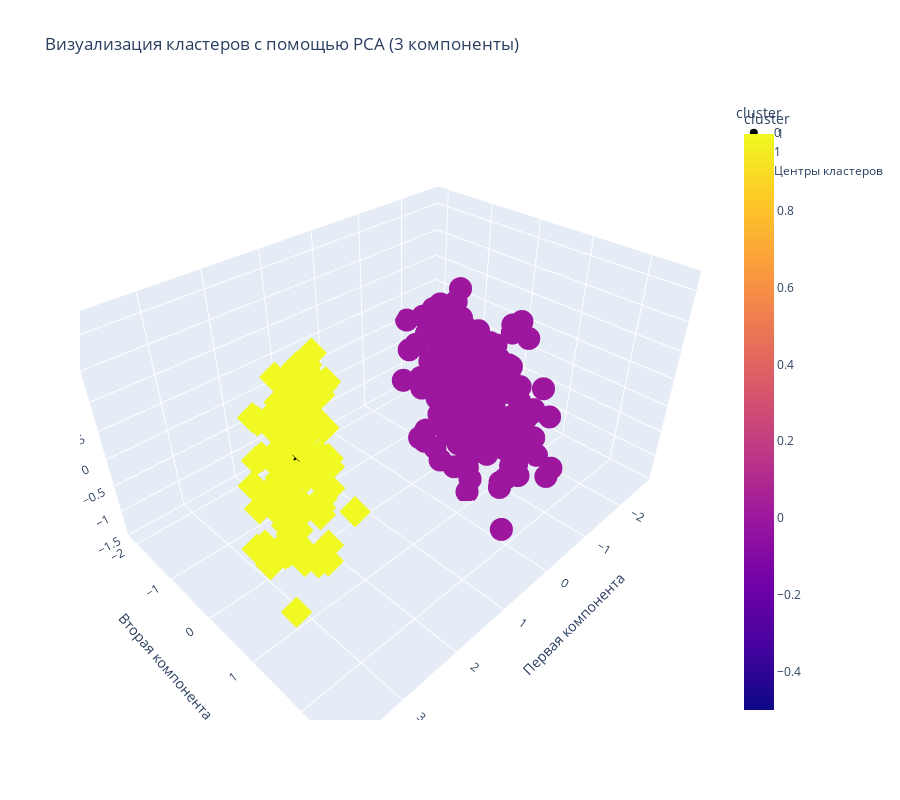

Notebook source saved alongside this figure:
### Code cell
features = ['culmen_length_mm', 'culmen_depth_mm', 'flipper_length_mm', 'body_mass_g']
X = train_df[features]
scaler = StandardScaler()
X_scaled = scaler.fit_transform(X)

best_kmeans = KMeans(n_clusters=2, init='random', max_iter=50, algorithm='lloyd', random_state=42)
train_df['cluster'] = best_kmeans.fit_predict(X_scaled)

pca = PCA(n_components=3)
X_pca = pca.fit_transform(X_scaled)
centers_pca = pca.transform(best_kmeans.cluster_centers_)

train_df[['PCA1', 'PCA2', 'PCA3']] = X_pca

fig = px.scatter_3d(train_df, x='PCA1', y='PCA2', z='PCA3', 
                    color='cluster', symbol='cluster',
                    title='Визуализация кластеров с помощью PCA (3 компоненты)',
                    labels={'PCA1': 'Первая компонента', 'PCA2': 'Вторая компонента', 'PCA3': 'Третья компонента'})


fig.add_trace(go.Scatter3d(x=centers_pca[:, 0], y=centers_pca[:, 1], z=centers_pca[:, 2],
                           mode='markers', marker=dict(size=3, color='black', symbol='x'),
                           name='Центры кластеров'))

fig.update_layout(height=800) 
fig.show()

### Figure 1 — Plotly figure (JSON) as saved in the notebook; plotly's stock layout.template omitted (floating-point values rounded to 4 significant figures; data arrays with more than 128 entries replaced by an {"elided": "..."} marker saying what was removed)
{"data": [{"hovertemplate": "cluster=%{marker.color}<br>Первая компонента=%{x}<br>Вторая компонента=%{y}<br>Третья компонента=%{z}<extra></extra>", "legendgroup": "0", "marker": {"color": {"elided": "213 int values"}, "coloraxis": "coloraxis", "symbol": "circle"}, "mode": "markers", "name": "0", "scene": "scene", "showlegend": true, "type": "scatter3d", "x": {"elided": "213 float values"}, "y": {"elided": "213 float values"}, "z": {"elided": "213 float values"}}, {"hovertemplate": "cluster=%{marker.color}<br>Первая компонента=%{x}<br>Вторая компонента=%{y}<br>Третья компонента=%{z}<extra></extra>", "legendgroup": "1", "marker": {"color": [1, 1, 1, 1, 1, 1, 1, 1, 1, 1, 1, 1, 1, 1, 1, 1, 1, 1, 1, 1, 1, 1, 1, 1, 1, 1, 1, 1, 1, 1, 1, 1, 1, 1, 1, 1, 1, 1, 1, 1, 1, 1, 1, 1, 1, 1, 1, 1, 1, 1, 1, 1, 1, 1, 1, 1, 1, 1, 1, 1, 1, 1, 1, 1, 1, 1, 1, 1, 1, 1, 1, 1, 1, 1, 1, 1, 1, 1, 1, 1, 1, 1, 1, 1, 1, 1, 1, 1, 1, 1, 1, 1, 1, 1, 1, 1, 1, 1, 1, 1, 1, 1, 1, 1, 1, 1, 1, 1, 1, 1, 1, 1, 1, 1, 1, 1, 1, 1, 1], "coloraxis": "coloraxis", "symbol": "diamond"}, "mode": "markers", "name": "1", "scene": "scene", "showlegend": true, "type": "scatter3d", "x": [1.591, 2.887, 1.549, 2.617, 2.231, 1.556, 1.453, 2.021, 1.167, 1.811, 1.283, 2.166, 1.665, 2.503, 1.035, 2.519, 0.9084, 3.084, 1.458, 2.455, 2.817, 1.75, 1.374, 1.619, 1.852, 1.779, 2.317, 1.569, 2.577, 2.229, 1.167, 1.455, 3.783, 2.33, 2.137, 1.588, 1.457, 1.109, 1.756, 0.7069, 2.709, 1.245, 1.893, 2.578, 1.761, 1.152, 2.599, 1.963, 1.699, 1.627, 2.525, 1.154, 2.476, 1.901, 1.798, 0.997, 1.887, 0.9274, 2.775, 1.074, 2.212, 1.47, 3.374, 1.829, 2.769, 2.893, 1.678, 2.819, 1.735, 1.881, 2.099, 2.024, 1.592, 2.9, 1.49, 2.772, 1.73, 2.35, 1.703, 2.696, 1.609, 2.482, 1.581, 2.599, 1.479, 2.656, 1.842, 2.817, 1.937, 2.62, 1.489, 2.605, 1.515, 2.569, 1.833, 2.082, 1.294, 2.425, 1.993, 3.085, 1.704, 2.858, 1.907, 1.015, 2.682, 1.123, 1.972, 2.098, 3.082, 1.152, 2.875, 1.578, 3.475, 2.683, 1.995, 1.829, 2.748, 1.71, 2.015], "y": [-1.341, 0.4603, -0.6927, 0.01142, -0.5665, -1.171, -0.8252, -0.3592, -1.581, -0.3132, -1.703, 0.2509, -1.191, -0.3974, -0.8347, 0.1493, -1.707, -0.02298, -0.7774, -0.2038, -0.331, -0.8801, -0.7788, -0.2156, -1.692, -0.517, -0.3194, -0.6538, 0.03906, -0.2873, -1.286, -0.8778, 1.842, -0.2993, 0.253, -1.487, 0.1999, -1.427, 0.0355, -1.567, 0.293, -1.246, -0.1996, 0.3382, -1.298, -1.152, 0.3256, -1.38, -0.3155, -0.8497, -0.6361, -0.9757, -0.1192, -0.7735, -0.5208, -1.332, -0.6317, -1.142, 0.08459, -1.215, -0.5674, -1.11, 0.6909, -0.9496, 0.6406, 0.3729, -1.205, -0.003879, -0.4107, -0.2884, -0.07942, -0.5846, -0.5597, 0.1921, -0.7724, 0.6067, -1.175, -0.0121, -0.47, 0.4297, -0.6094, 0.2653, -1.209, 0.9448, -1.145, -0.285, -0.828, 0.9638, -0.4145, 1.002, -0.8588, 0.3176, -0.8795, 0.2603, 0.1179, -0.6489, -0.5907, 0.622, -0.3121, 1.39, -0.2439, -0.1848, 0.00173, -1.205, 0.6147, -1.323, -0.2606, 0.003818, 0.2981, -0.8062, 0.6091, -0.9753, 0.9189, 0.3111, -0.9778, -0.7856, 0.264, -0.7304, 0.3367], "z": [0.7324, -0.6942, 0.892, -0.2535, -0.1092, 0.6927, 0.1203, -0.3094, 0.4672, -0.2167, -0.1473, -0.4252, 0.3916, -0.3369, 0.6268, -0.54, 0.461, -0.8399, 0.2691, -0.1914, -0.03172, -0.1066, 0.5335, -0.2895, -0.05576, -0.1956, -0.3806, 0.6786, -0.1978, -0.3256, 0.01077, -0.01138, 0.01747, 0.1024, -0.4949, -0.1532, -1.057, 0.5586, -0.09228, 0.6797, -0.5924, 0.6927, 0.4784, -0.3045, -0.1093, 0.7459, -0.2433, 0.09362, -0.603, 0.3286, 0.0756, 0.4411, 0.2036, 0.1202, -0.4363, 0.506, -0.2526, 0.1927, -0.2171, 0.7776, -0.3867, 0.5555, -0.03792, 0.1969, -0.8279, -0.7881, -0.08898, -0.09928, 0.2558, -0.296, -0.159, -0.1895, 0.1405, -0.866, 0.6352, -0.6217, 0.244, -1.348, 0.6884, 0.08622, 0.3934, -0.2485, 0.2584, -0.714, -0.03788, 0.4146, 0.4266, -0.4918, 0.05164, -0.3583, 0.1744, -0.5727, -0.0937, -0.03293, 0.1494, 0.05882, 0.7772, -0.1945, 0.2261, -0.05054, -0.06261, -0.3324, -0.6294, -0.2448, 0.1437, 0.2223, -0.1576, 0.3551, -0.7976, -0.1568, -0.3708, 0.5389, -0.1415, -0.9021, 0.3876, 0.2474, -0.4199, -0.2592, -0.1594]}, {"marker": {"color": "black", "size": 3, "symbol": "x"}, "mode": "markers", "name": "Центры кластеров", "type": "scatter3d", "x": [-1.123, 2.009], "y": [0.2211, -0.3958], "z": [0.018, -0.03221]}], "layout": {"coloraxis": {"colorbar": {"title": {"text": "cluster"}}, "colorscale": [[0, "#0d0887"], [0.1111, "#46039f"], [0.2222, "#7201a8"], [0.3333, "#9c179e"], [0.4444, "#bd3786"], [0.5556, "#d8576b"], [0.6667, "#ed7953"], [0.7778, "#fb9f3a"], [0.8889, "#fdca26"], [1, "#f0f921"]]}, "height": 800, "legend": {"title": {"text": "cluster"}, "tracegroupgap": 0}, "scene": {"domain": {"x": [0, 1], "y": [0, 1]}, "xaxis": {"title": {"text": "Первая компонента"}}, "yaxis": {"title": {"text": "Вторая компонента"}}, "zaxis": {"title": {"text": "Третья компонента"}}}, "title": {"text": "Визуализация кластеров с помощью PCA (3 компоненты)"}}}
